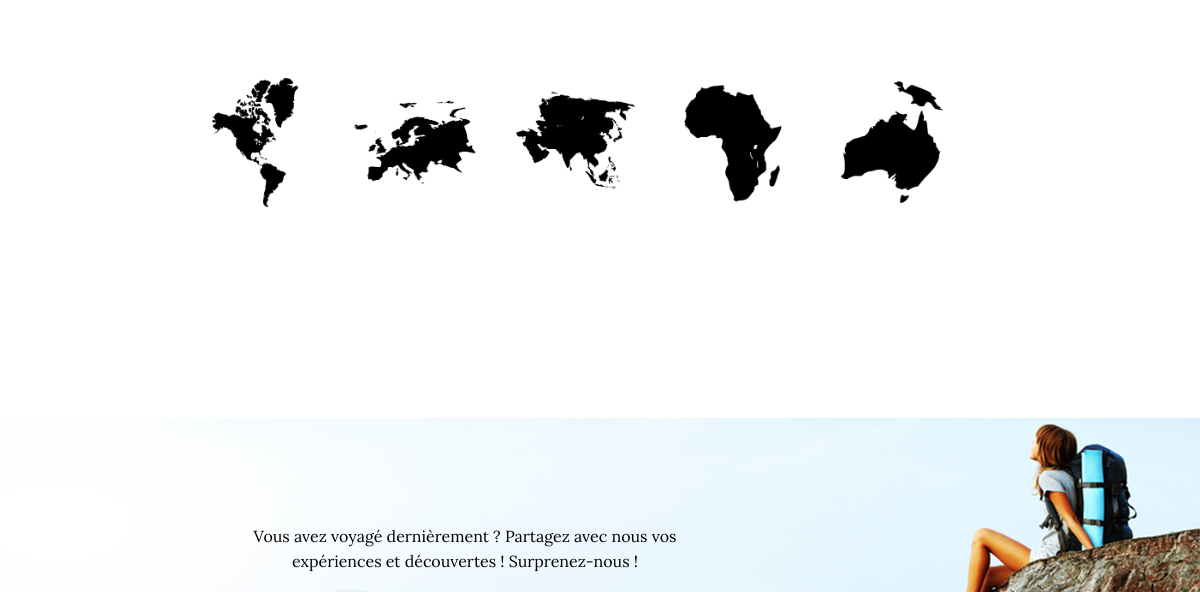
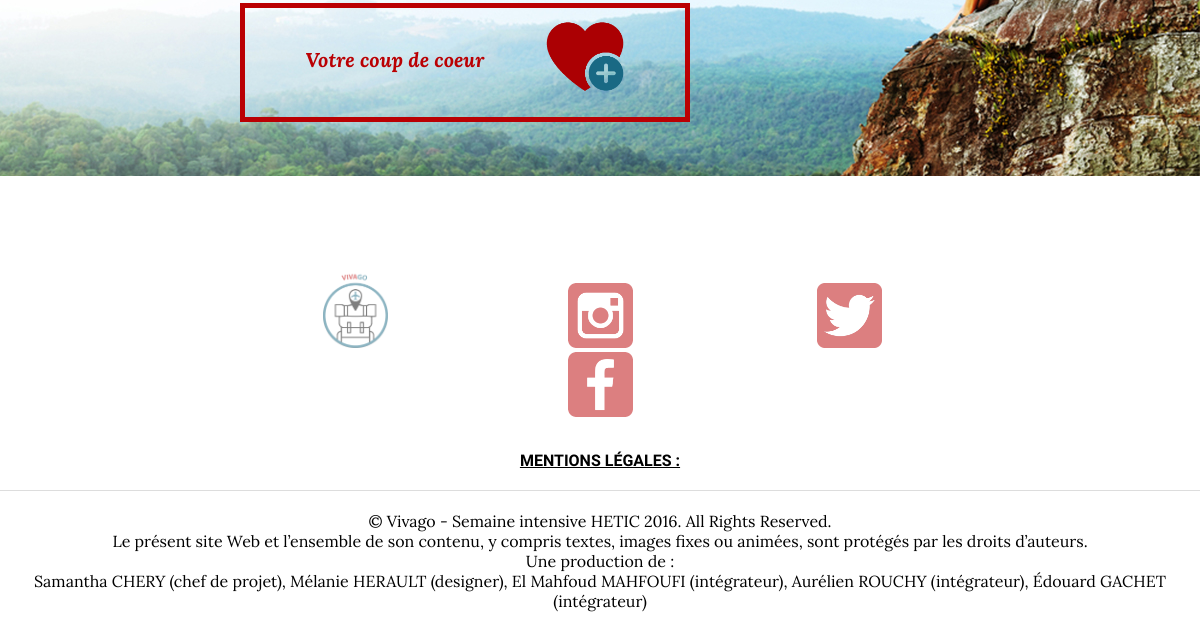
Before: / (lower part) with the older database file (2 pictures, top to bottom).
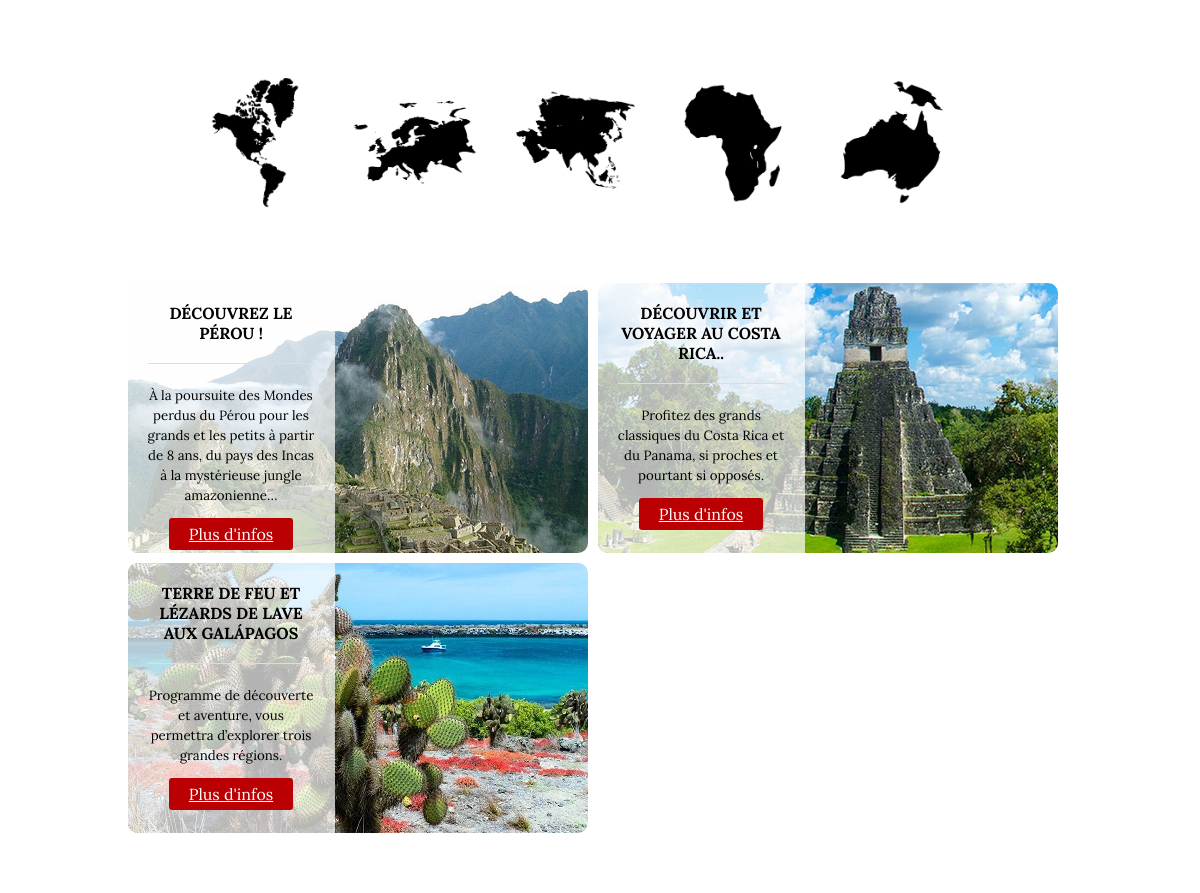
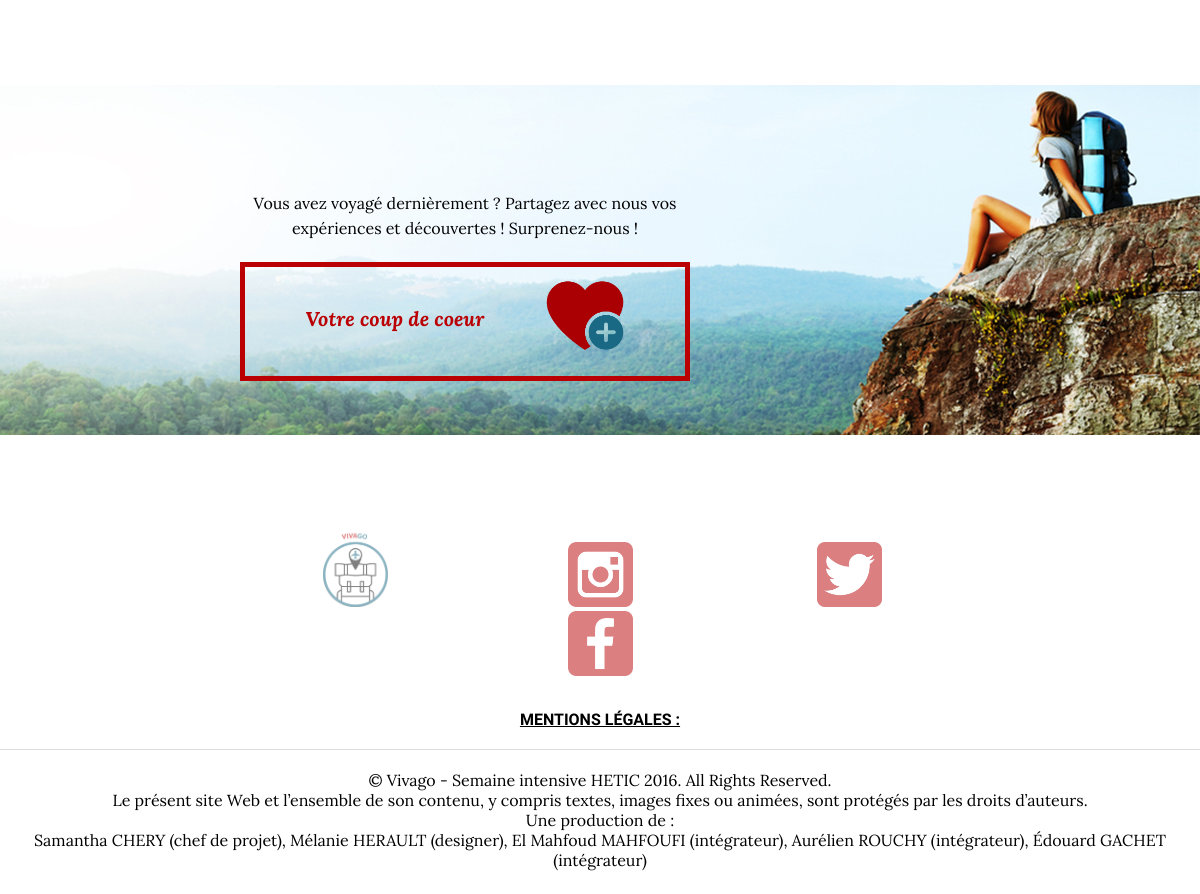
After: the same page with the newer database file (2 pictures, top to bottom).
### tables this page shows
CREATE TABLE IF NOT EXISTS `voyage` (
  `ID` int(11) NOT NULL,
  `titre` varchar(255) NOT NULL,
  `resum` varchar(255) NOT NULL,
  `photo1` varchar(255) NOT NULL,
  `section` varchar(255) NOT NULL,
  `filtre` int(11) NOT NULL,
  `description` text NOT NULL,
  `adresse` varchar(255) NOT NULL,
  `map` varchar(255) NOT NULL,
  `visible` int(11) NOT NULL DEFAULT '1'
);

### index.php (the view, shortened to what this page needs)
<?php
require_once "connect.php";
if(isset($_GET['s'])){
    $filtre = $_GET['s'];
} else {
    $filtre = 1;
}
?>
<!DOCTYPE html>
<html>
<head>
    <link href="styles/style.css" rel="stylesheet">
</head>
<body>
<?php
$sql = "SELECT `ID`, `titre`, `visible`, `resum`, `photo1` FROM `voyage` WHERE `filtre` = :filtre AND `visible` = 1;";
$stmt = $pdo->prepare($sql);
$stmt->bindValue(':filtre', $filtre, PDO::PARAM_INT);
$stmt->execute();
?>
        <div id="World" class="navigation clearfix"><a href="index.php?s=1#World"> <img class="base" src="img-content/logo/amerique.png"></a><a href="index.php?s=2#World"><img class="base" src="img-content/logo/europe.png"></a><a href="index.php?s=3#World"><img class="base" src="img-content/logo/asie.png"></a><a href="index.php?s=4#World"><img class="base" src="img-content/logo/afrique.png"></a><a href="index.php?s=5#World"><img class="base" src="img-content/logo/oceanie.png"></a>
            </div>
        <section class="produit clearfix">
<?php while($row = $stmt->fetch(PDO::FETCH_ASSOC)):?>
            <article>
            <img src="img-content/<?=$row['photo1']?>">
            <div class="overlay">
                <h4><?=$row['titre']?></h4>
                <p><small><?=$row['resum']?></small></p> <a class="button2" href="produit.php?ID=<?=$row['ID']?>">Plus d'infos</a>
            </div>
            </article>
<?php endwhile;?>
       </section>
        <section id="voyage" class="ajout clearfix">
            <img src="img-content/content1.jpg">
            <p>Vous avez voyagé dernièrement ? Partagez avec nous vos expériences et découvertes ! Surprenez-nous !</p>
            <div id="wraper" class="clearfix"><a class="b1" href="formulaire.php">Votre coup de coeur</a>
            <a class="b2" href="formulaire.php"></a></div>
        </section>
<?php include('footer.php')?>
 </body>
</html>

Changed rows visible on the page:
now on this page (row edited): voyage: photo1 (picture), titre "DÉCOUVREZ LE PÉROU !", resum "À la poursuite des Mondes perdus du Pérou pour les grands et les petits à partir de 8 ans, du pays des Incas à la mystérieuse jungle amazonienne…"
now on this page (row edited): voyage: photo1 (picture), titre "DÉCOUVRIR ET VOYAGER AU COSTA RICA..", resum "Profitez des grands classiques du Costa Rica et du Panama, si proches et pourtant si opposés."
now on this page (row edited): voyage: photo1 (picture), titre "TERRE DE FEU ET LÉZARDS DE LAVE AUX GALÁPAGOS", resum "Programme de découverte et aventure, vous permettra d’explorer trois grandes régions."
